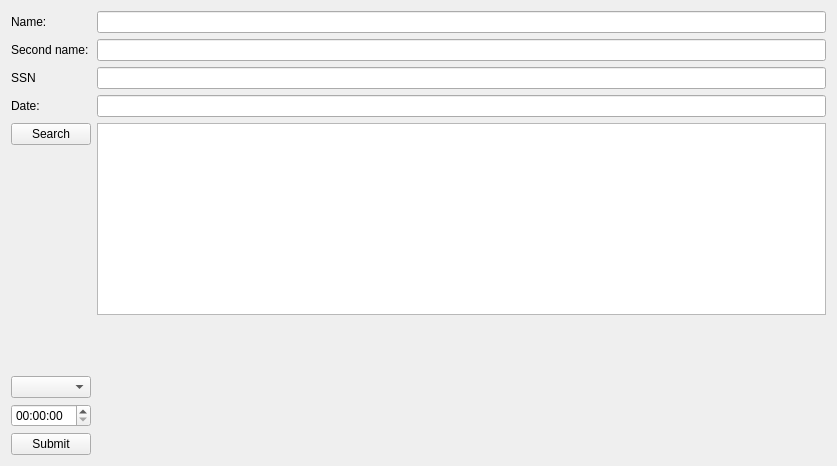
<?xml version="1.0" encoding="UTF-8"?>
<ui version="4.0">
 <class>PatientsReception</class>
 <widget class="QWidget" name="PatientsReception">
  <property name="geometry">
   <rect>
    <x>0</x>
    <y>0</y>
    <width>837</width>
    <height>466</height>
   </rect>
  </property>
  <property name="windowTitle">
   <string>Form</string>
  </property>
  <layout class="QFormLayout" name="formLayout">
   <item row="0" column="0">
    <widget class="QLabel" name="nameLabel">
     <property name="text">
      <string>Name:</string>
     </property>
    </widget>
   </item>
   <item row="0" column="1">
    <widget class="QLineEdit" name="fnameEdit"/>
   </item>
   <item row="1" column="0">
    <widget class="QLabel" name="snameLabel">
     <property name="text">
      <string>Second name:</string>
     </property>
    </widget>
   </item>
   <item row="1" column="1">
    <widget class="QLineEdit" name="snameEdit"/>
   </item>
   <item row="2" column="0">
    <widget class="QLabel" name="ssnLabel">
     <property name="text">
      <string>SSN</string>
     </property>
    </widget>
   </item>
   <item row="2" column="1">
    <widget class="QLineEdit" name="ssnEdit"/>
   </item>
   <item row="3" column="0">
    <widget class="QLabel" name="dateLabel">
     <property name="text">
      <string>Date: </string>
     </property>
    </widget>
   </item>
   <item row="3" column="1">
    <widget class="QLineEdit" name="dateEdit"/>
   </item>
   <item row="4" column="0">
    <widget class="QPushButton" name="searchButton">
     <property name="text">
      <string>Search</string>
     </property>
    </widget>
   </item>
   <item row="4" column="1">
    <widget class="QTableView" name="patientView"/>
   </item>
   <item row="5" column="0">
    <layout class="QVBoxLayout" name="verticalLayout">
     <item>
      <widget class="QLabel" name="full_nameLabel">
       <property name="text">
        <string/>
       </property>
      </widget>
     </item>
     <item>
      <widget class="QComboBox" name="comboBox"/>
     </item>
     <item>
      <widget class="QTimeEdit" name="timeEdit"/>
     </item>
     <item>
      <widget class="QPushButton" name="submitButton">
       <property name="text">
        <string>Submit</string>
       </property>
      </widget>
     </item>
    </layout>
   </item>
  </layout>
 </widget>
 <resources/>
 <connections/>
</ui>
